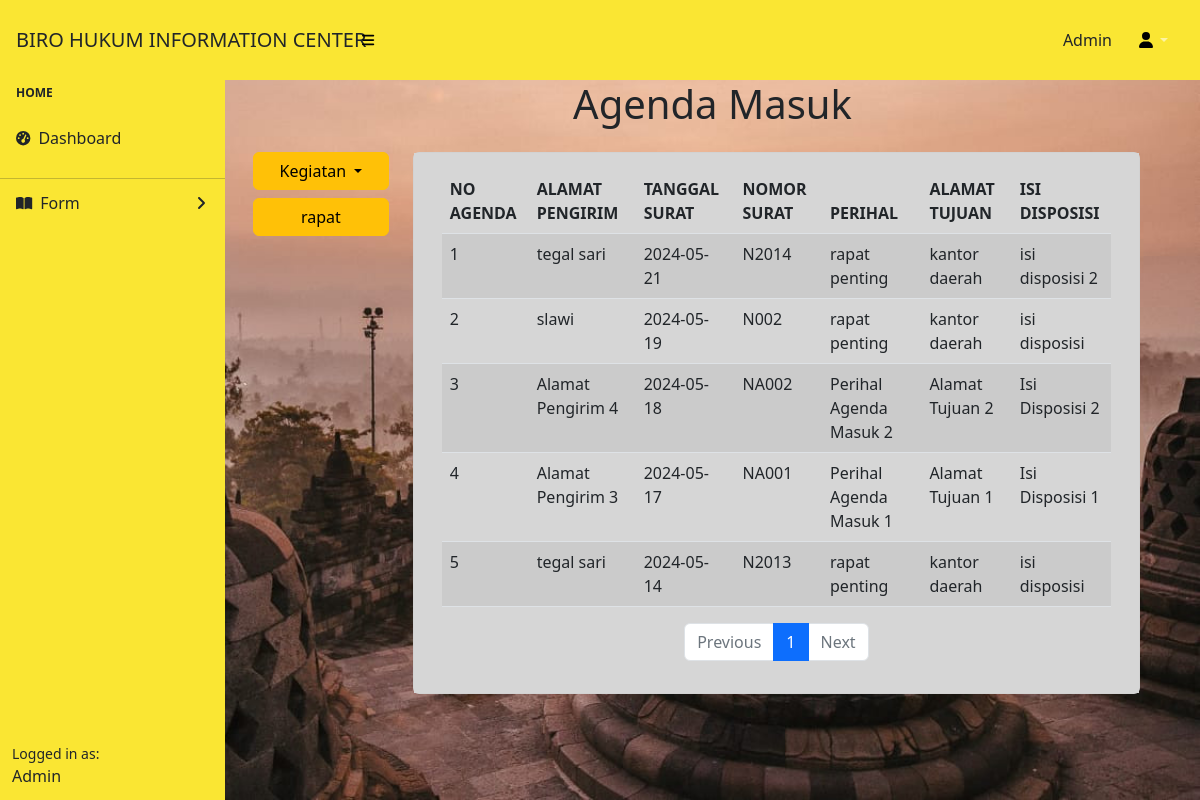
/features/agendaM.php, run on the app's committed database.
### tables this page shows
CREATE TABLE `agenda_masuk` (
  `no_id` int(11) NOT NULL,
  `alamat_pengirim` varchar(255) DEFAULT NULL,
  `tanggal_surat` date DEFAULT NULL,
  `nomor_surat` varchar(50) DEFAULT NULL,
  `perihal` varchar(255) DEFAULT NULL,
  `alamat_tujuan` varchar(255) DEFAULT NULL,
  `isi_disposisi` text DEFAULT NULL
);

### features/dom/tbl-agendaM.php (the view)
<?php
include 'koneksi.php';
$items_per_page = 5;
$page = isset($_GET['page']) ? (int)$_GET['page'] : 1;
$offset = ($page - 1) * $items_per_page;
$query = "SELECT no_id, alamat_pengirim, tanggal_surat, nomor_surat, perihal, alamat_tujuan, isi_disposisi
          FROM agenda_masuk
          ORDER BY tanggal_surat DESC
          LIMIT $items_per_page OFFSET $offset";
$hasil = mysqli_query($koneksi, $query);
$total_query = "SELECT COUNT(*) AS total FROM agenda_masuk";
$total_result = mysqli_query($koneksi, $total_query);
$total_row = mysqli_fetch_assoc($total_result);
$total_items = $total_row['total'];
$total_pages = ceil($total_items / $items_per_page);
echo '<div class="container">';
if ($hasil && mysqli_num_rows($hasil) > 0) {
    echo '<table class="table table-striped">';
    echo '<thead>';
    echo '  <tr>';
    echo '    <th>NO AGENDA</th>';
    echo '    <th>ALAMAT PENGIRIM</th>';
    echo '    <th>TANGGAL SURAT</th>';
    echo '    <th>NOMOR SURAT</th>';
    echo '    <th>PERIHAL</th>';
    echo '    <th>ALAMAT TUJUAN</th>';
    echo '    <th>ISI DISPOSISI</th>';
    echo '  </tr>';
    echo '</thead>';
    echo '<tbody>';
    $no_agenda = $offset + 1;
    while ($row = mysqli_fetch_assoc($hasil)) {
        echo '<tr>';
        echo "  <td>{$no_agenda}</td>";
        echo "  <td>{$row['alamat_pengirim']}</td>";
        echo "  <td>{$row['tanggal_surat']}</td>";
        echo "  <td>{$row['nomor_surat']}</td>";
        echo "  <td>{$row['perihal']}</td>";
        echo "  <td>{$row['alamat_tujuan']}</td>";
        echo "  <td>{$row['isi_disposisi']}</td>";
        echo '</tr>';
        $no_agenda++;
    }
    echo '</tbody>';
    echo '</table>';
    echo '<nav aria-label="Page navigation">';
    echo '  <ul class="pagination d-flex justify-content-center">';
    if ($page > 1) {
        $previous_page = $page - 1;
        echo "    <li class='page-item'><a class='page-link' href='tbl-agendaM.php?page=$previous_page'>Previous</a></li>";
    } else {
        echo "    <li class='page-item disabled'><a class='page-link'>Previous</a></li>";
    }
    for ($i = 1; $i <= $total_pages; $i++) {
        $active = ($i === $page) ? 'active' : '';
        echo "    <li class='page-item $active'><a class='page-link' href='tbl-agendaM.php?page=$i'>$i</a></li>";
    }
    if ($page < $total_pages) {
        $next_page = $page + 1;
        echo "    <li class='page-item'><a class='page-link' href='tbl-agendaM.php?page=$next_page'>Next</a></li>";
    } else {
        echo "    <li class='page-item disabled'><a class='page-link'>Next</a></li>";
    }
    echo '  </ul>';
    echo '</nav>';
} else {
    echo "Tidak ada data agenda masuk yang ditemukan.";
}
echo '</div>';

### data on the page
agenda_masuk: alamat_pengirim "tegal sari", tanggal_surat "2024-05-21", nomor_surat "N2014", perihal "rapat penting", alamat_tujuan "kantor daerah", isi_disposisi "isi disposisi 2"
agenda_masuk: alamat_pengirim "slawi", tanggal_surat "2024-05-19", nomor_surat "N002", perihal "rapat penting", alamat_tujuan "kantor daerah", isi_disposisi "isi disposisi"
agenda_masuk: alamat_pengirim "Alamat Pengirim 4", tanggal_surat "2024-05-18", nomor_surat "NA002", perihal "Perihal Agenda Masuk 2", alamat_tujuan "Alamat Tujuan 2", isi_disposisi "Isi Disposisi 2"
agenda_masuk: alamat_pengirim "Alamat Pengirim 3", tanggal_surat "2024-05-17", nomor_surat "NA001", perihal "Perihal Agenda Masuk 1", alamat_tujuan "Alamat Tujuan 1", isi_disposisi "Isi Disposisi 1"
agenda_masuk: alamat_pengirim "tegal sari", tanggal_surat "2024-05-14", nomor_surat "N2013", perihal "rapat penting", alamat_tujuan "kantor daerah", isi_disposisi "isi disposisi"
